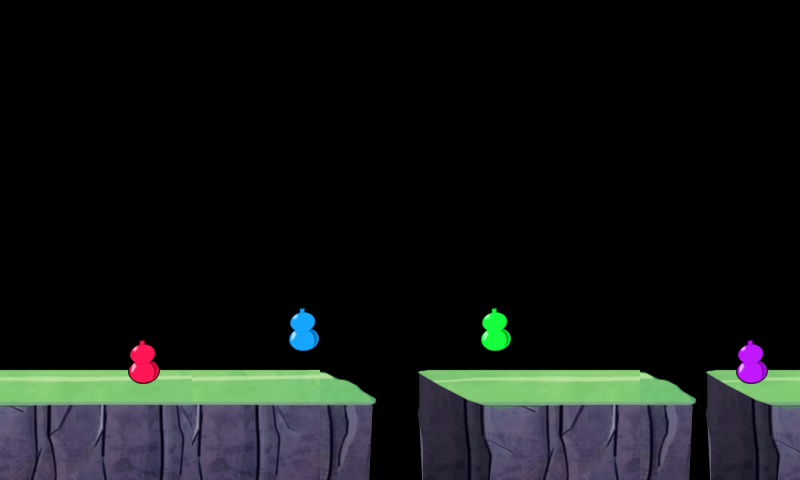

Rendered tile map (Tiled .tmx) drawn with the repository's tilesets; below, a short description and the map source with its tile grids summarised:
An orthogonal 25x15 tile map with 32x32 px tiles, 2 tile layers (root, jewel), 2 tilesets and 1 object.

<map version="1.0" orientation="orthogonal" renderorder="right-down" width="25" height="15" tilewidth="32" tileheight="32" nextobjectid="5">
 <tileset firstgid="1" name="coin" tilewidth="32" tileheight="64" tilecount="6" columns="6">
  <image source="hulu.png" width="192" height="64" />
  <tile id="0">
   <properties>
    <property name="jewelType" value="1" />
   </properties>
  </tile>
  <tile id="1">
   <properties>
    <property name="jewelType" value="2" />
   </properties>
  </tile>
  <tile id="2">
   <properties>
    <property name="jewelType" value="3" />
   </properties>
  </tile>
  <tile id="3">
   <properties>
    <property name="jewelType" value="4" />
   </properties>
  </tile>
  <tile id="4">
   <properties>
    <property name="jewelType" value="5" />
   </properties>
  </tile>
  <tile id="5">
   <properties>
    <property name="jewelType" value="6" />
   </properties>
  </tile>
 </tileset>
 <tileset firstgid="7" name="new_root" tilewidth="32" tileheight="32" tilecount="84" columns="21">
  <image source="new_root.png" width="672" height="149" />
  <tile id="1">
   <properties>
    <property name="rootX" value="-1" />
    <property name="rootY" value="0" />
   </properties>
  </tile>
  <tile id="2">
   <properties>
    <property name="rootX" value="-1" />
    <property name="rootY" value="0" />
   </properties>
  </tile>
  <tile id="3">
   <properties>
    <property name="rootX" value="-1" />
    <property name="rootY" value="0" />
   </properties>
  </tile>
  <tile id="4">
   <properties>
    <property name="rootX" value="-1" />
    <property name="rootY" value="0" />
   </properties>
  </tile>
  <tile id="5">
   <properties>
    <property name="rootX" value="-1" />
    <property name="rootY" value="0" />
   </properties>
  </tile>
  <tile id="6">
   <properties>
    <property name="rootX" value="-1" />
    <property name="rootY" value="0" />
   </properties>
  </tile>
  <tile id="7">
   <properties>
    <property name="rootX" value="-1" />
    <property name="rootY" value="0" />
   </properties>
  </tile>
  <tile id="8">
   <properties>
    <property name="rootX" value="-1" />
    <property name="rootY" value="0" />
   </properties>
  </tile>
  <tile id="9">
   <properties>
    <property name="rootX" value="-1" />
    <property name="rootY" value="0" />
   </properties>
  </tile>
  <tile id="10">
   <properties>
    <property name="rootX" value="-1" />
    <property name="rootY" value="0" />
   </properties>
  </tile>
  <tile id="11">
   <properties>
    <property name="rootX" value="-1" />
    <property name="rootY" value="0" />
   </properties>
  </tile>
  <tile id="12">
   <properties>
    <property name="rootX" value="-1" />
    <property name="rootY" value="0" />
   </properties>
  </tile>
  <tile id="13">
   <properties>
    <property name="rootX" value="-1" />
    <property name="rootY" value="0" />
   </properties>
  </tile>
  <tile id="14">
   <properties>
    <property name="rootX" value="-1" />
    <property name="rootY" value="0" />
   </properties>
  </tile>
  <tile id="15">
   <properties>
    <property name="rootX" value="-1" />
    <property name="rootY" value="0" />
   </properties>
  </tile>
  <tile id="16">
   <properties>
    <property name="rootX" value="-1" />
    <property name="rootY" value="0" />
   </properties>
  </tile>
  <tile id="17">
   <properties>
    <property name="rootX" value="-1" />
    <property name="rootY" value="0" />
   </properties>
  </tile>
  <tile id="18">
   <properties>
    <property name="rootX" value="-1" />
    <property name="rootY" value="0" />
   </properties>
  </tile>
  <tile id="19">
   <properties>
    <property name="rootX" value="-1" />
    <property name="rootY" value="0" />
   </properties>
  </tile>
 </tileset>
 <layer name="root" width="25" height="15">
  <data>[375 cells, 96 non-empty, 48 distinct tile ids]</data>
 </layer>
 <layer name="jewel" width="25" height="15">
  <data>[375 cells, 4 non-empty, 4 distinct tile ids]</data>
 </layer>
 <objectgroup name="enemy">
  <object id="2" x="520" y="353" />
 </objectgroup>
</map>
